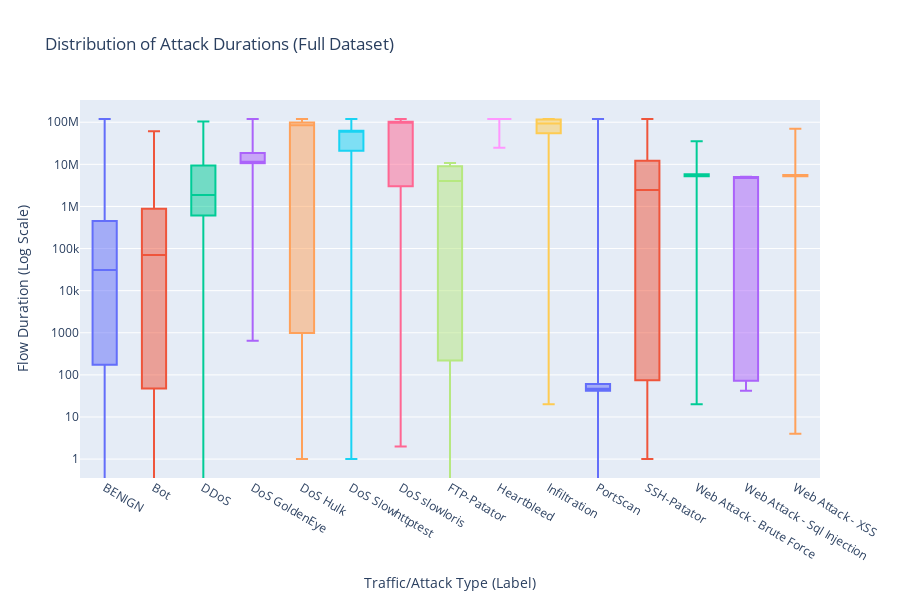

Source (notebook cell):
### Code cell
output_path = 'saved_plots/flow_duration_stats.csv'
stats_df = pd.read_csv(output_path, index_col='Label')

fig = go.Figure()
for label, row in stats_df.iterrows():
    fig.add_trace(go.Box(
        x=[label],
        name=label,
        q1=[row['q1']],
        median=[row['median']],
        q3=[row['q3']],
        lowerfence=[row['min']],
        upperfence=[row['max']],
        boxpoints=False
    ))

fig.update_layout(
    title_text="Distribution of Attack Durations (Full Dataset)",
    xaxis_title="Traffic/Attack Type (Label)",
    yaxis_title="Flow Duration (Log Scale)",
    yaxis_type="log",
    height=600,
    showlegend=False
)

fig.show()

### Figure 1 — Plotly figure (JSON) as saved in the notebook; plotly's stock layout.template omitted (floating-point values rounded to 4 significant figures)
{"data": [{"boxpoints": false, "lowerfence": [-13], "median": [30998], "name": "BENIGN", "q1": [174], "q3": [452900.0], "type": "box", "upperfence": [119999998], "x": ["BENIGN"]}, {"boxpoints": false, "lowerfence": [0], "median": [70760.0], "name": "Bot", "q1": [47.25], "q3": [885400.0], "type": "box", "upperfence": [61003896], "x": ["Bot"]}, {"boxpoints": false, "lowerfence": [0], "median": [1878978], "name": "DDoS", "q1": [613093], "q3": [9387233], "type": "box", "upperfence": [103941558], "x": ["DDoS"]}, {"boxpoints": false, "lowerfence": [649], "median": [11588797], "name": "DoS GoldenEye", "q1": [10591422], "q3": [18559963], "type": "box", "upperfence": [119634581], "x": ["DoS GoldenEye"]}, {"boxpoints": false, "lowerfence": [1], "median": [84944326], "name": "DoS Hulk", "q1": [992], "q3": [98660000.0], "type": "box", "upperfence": [119968626], "x": ["DoS Hulk"]}, {"boxpoints": false, "lowerfence": [1], "median": [63117636], "name": "DoS Slowhttptest", "q1": [21000000.0], "q3": [63154935], "type": "box", "upperfence": [119800736], "x": ["DoS Slowhttptest"]}, {"boxpoints": false, "lowerfence": [2], "median": [97082009], "name": "DoS slowloris", "q1": [3002000.0], "q3": [102700000.0], "type": "box", "upperfence": [119046064], "x": ["DoS slowloris"]}, {"boxpoints": false, "lowerfence": [0], "median": [4044135], "name": "FTP-Patator", "q1": [219], "q3": [8995000.0], "type": "box", "upperfence": [10780124], "x": ["FTP-Patator"]}, {"boxpoints": false, "lowerfence": [24719667], "median": [119261118], "name": "Heartbleed", "q1": [119259449], "q3": [119297294], "type": "box", "upperfence": [119302728], "x": ["Heartbleed"]}, {"boxpoints": false, "lowerfence": [20], "median": [93188869], "name": "Infiltration", "q1": [54520000.0], "q3": [116800000.0], "type": "box", "upperfence": [119995180], "x": ["Infiltration"]}, {"boxpoints": false, "lowerfence": [0], "median": [47], "name": "PortScan", "q1": [42], "q3": [61], "type": "box", "upperfence": [119809735], "x": ["PortScan"]}, {"boxpoints": false, "lowerfence": [1], "median": [2475285], "name": "SSH-Patator", "q1": [75], "q3": [12131528], "type": "box", "upperfence": [119816717], "x": ["SSH-Patator"]}, {"boxpoints": false, "lowerfence": [20], "median": [5552319], "name": "Web Attack - Brute Force", "q1": [5180548], "q3": [5838340], "type": "box", "upperfence": [35451960], "x": ["Web Attack - Brute Force"]}, {"boxpoints": false, "lowerfence": [42], "median": [5006127], "name": "Web Attack - Sql Injection", "q1": [73], "q3": [5009673], "type": "box", "upperfence": [5086516], "x": ["Web Attack - Sql Injection"]}, {"boxpoints": false, "lowerfence": [4], "median": [5399000.0], "name": "Web Attack - XSS", "q1": [5192000.0], "q3": [5605595], "type": "box", "upperfence": [70203058], "x": ["Web Attack - XSS"]}], "layout": {"height": 600, "showlegend": false, "title": {"text": "Distribution of Attack Durations (Full Dataset)"}, "xaxis": {"title": {"text": "Traffic/Attack Type (Label)"}}, "yaxis": {"title": {"text": "Flow Duration (Log Scale)"}, "type": "log"}}}
